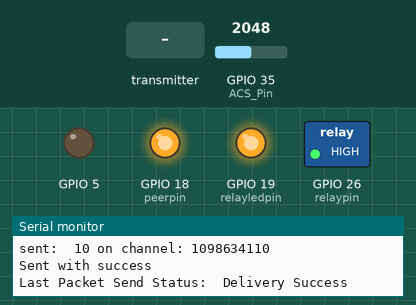
This sketch was run on a simulated ESP32. Parts: switched loads named in the sketch (green lamp = pin HIGH), output pins drawn as LEDs (lit = HIGH), the last lines printed to the serial monitor. Inputs (shaded band) come from the test bench; at power-on: GPIO 35 (ACS_Pin) = 2048. A WiFi scan finds three made-up networks; EEPROM starts erased.

Above: at 3.2 s.
3.3 s: the transmitter starts sending id = 0
At 3.6 s:
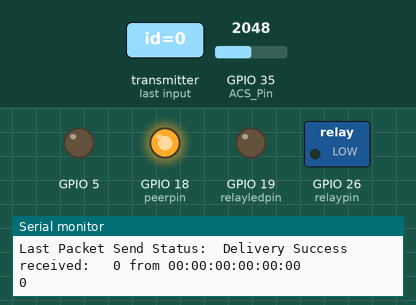
4.8 s: the transmitter starts sending State = 1
At 6.0 s:
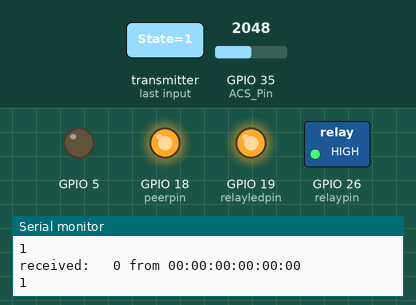
6.3 s: the transmitter starts sending State = 0
At 7.1 s:
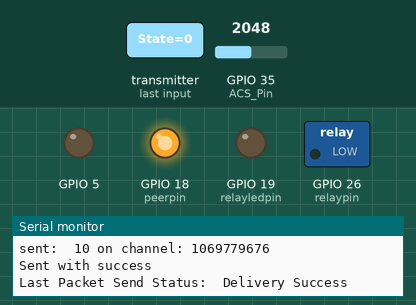
Timing chart, 0 to 9.3 s (numbered marks = the images above; inputs shaded):
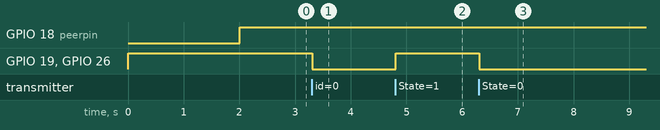

Measured:
- after the input at 3.3 s, GPIO 19 (relayledpin), GPIO 26 (relaypin): HIGH → LOW at once
- after the input at 4.8 s, GPIO 19 (relayledpin), GPIO 26 (relaypin): LOW → HIGH at once
- after the input at 6.3 s, GPIO 19 (relayledpin), GPIO 26 (relaypin): HIGH → LOW at once

The sketch:

brd_10_slave.ino
```cpp
#include <Arduino.h>
#include <Filters.h>                      //This library does a massive work check it's .cpp file


#include <WiFi.h>
#include <esp_wifi.h>
#include <esp_now.h>

#include <EEPROM.h>
#define EEPROM_SIZE 1

uint32_t last;

float ACS_Value;                              //Here we keep the raw data valuess
float testFrequency = 50;                    // test signal frequency (Hz)
float windowLength = 40.0/testFrequency;     // how long to average the signal, for statistist


float intercept = 0; // to be adjusted based on calibration testing
float slope = 0.016997792; // to be adjusted based on calibration testing
                      //Please check the ACS712 Tutorial video by SurtrTech to see how to get them because it depends on your sensor, or look below


float Amps_TRMS; // estimated actual current in amps

unsigned long printPeriod = 1000; // in milliseconds
// Track time in milliseconds since last reading
unsigned long previousMillis = 0;


const int analogVoltPin = 32;
#define ACS_Pin 35
int gridVolt = 0;
int current =0;
String success;
boolean RelayState;
int relaypin =26;
int relayledpin=19;
int peerpin=18;
int peerstate=0;
typedef struct struct_message {
    int id;
    int Volt;
    float Current;
    boolean State;

} struct_message;

// Create a struct_message called BME280Readings to hold sensor readings
struct_message myData;
struct_message board8;
// Create a struct_message to hold incoming sensor readings
struct_message incomingReadings;

typedef struct led_message {
    int id;
    boolean State;


} led_message;
// Create a struct_message called BME280Readings to hold sensor readings

led_message relayboard_10; //Her board için değişltirlecek

// ----------------------------------------------------------------------------
// WiFi handling
// ----------------------------------------------------------------------------

constexpr char WIFI_SSID[] = "FiberHGW_ZTXF6D_2.4GHz";

int32_t getWiFiChannel(const char *ssid) {

    if (int32_t n = WiFi.scanNetworks()) {
        for (uint8_t i=0; i<n; i++) {
            if (!strcmp(ssid, WiFi.SSID(i).c_str())) {
                return WiFi.channel(i);
            }
        }
    }

    return 0;
}

void OnDataSent(const uint8_t *mac_addr, esp_now_send_status_t status) {
  Serial.print("\r\nLast Packet Send Status:\t");
  Serial.println(status == ESP_NOW_SEND_SUCCESS ? "Delivery Success" : "Delivery Fail");
  if (status ==0){
    success = "Delivery Success :)";
    digitalWrite(5,0);
    digitalWrite(peerpin,1);
  }
  else{
    digitalWrite(5,1);
    success = "Delivery Fail :(";
    digitalWrite(5,1);
    digitalWrite(peerpin,0);

  }
}


void onReceive(const uint8_t *mac_addr, const uint8_t *data, int len) {

    Serial.printf("received: %3u from %02x:%02x:%02x:%02x:%02x:%02x\n",
        (uint8_t) *data,
        mac_addr[0], mac_addr[1], mac_addr[2], mac_addr[3], mac_addr[4], mac_addr[5]
    );

memcpy(&relayboard_10, data, sizeof(relayboard_10));

  RelayState=relayboard_10.State;
  EEPROM.write(0, RelayState);
  EEPROM.commit();
  Serial.println(RelayState);
  digitalWrite(relaypin, RelayState);
  digitalWrite(relayledpin, RelayState);

}

void initWiFi() {

    WiFi.mode(WIFI_MODE_APSTA);

    int32_t channel = getWiFiChannel(WIFI_SSID);

    // WiFi.printDiag(Serial);
    esp_wifi_set_promiscuous(true);
    esp_wifi_set_channel(channel, WIFI_SECOND_CHAN_NONE);
    esp_wifi_set_promiscuous(false);
    // WiFi.printDiag(Serial);
}

// ----------------------------------------------------------------------------
// ESP-NOW handling
// ----------------------------------------------------------------------------

constexpr uint8_t ESP_NOW_RECEIVER[] = { 0x30, 0xAE, 0xA4, 0x00, 0x0D, 0x8C };

esp_now_peer_info_t peerInfo;

void initEspNow() {

    if (esp_now_init() != ESP_OK) {
        Serial.println("ESP NOW failed to initialize");
        while (1);
    }
   esp_now_register_send_cb(OnDataSent);
   esp_now_register_recv_cb(onReceive);
    memcpy(peerInfo.peer_addr, ESP_NOW_RECEIVER, 6);
    peerInfo.ifidx   = WIFI_IF_STA;
    peerInfo.encrypt = false;

    if (esp_now_add_peer(&peerInfo) != ESP_OK) {
        Serial.println("ESP NOW pairing failure");
        while (1);
    }


}

// ----------------------------------------------------------------------------
// Initialization
// ----------------------------------------------------------------------------

void setup() {
    Serial.begin(115200);
    pinMode(analogVoltPin,INPUT);
    pinMode(ACS_Pin,INPUT);
    pinMode(relaypin,OUTPUT);
    pinMode(relayledpin,OUTPUT);
    pinMode(peerpin,OUTPUT);
    pinMode(5,OUTPUT);
    EEPROM.begin(EEPROM_SIZE);
    RelayState = EEPROM.read(0);
    digitalWrite(relaypin, RelayState);
    digitalWrite(relayledpin, RelayState);
    initWiFi();
    initEspNow();
    myData.id=10; // her board için değiştirilecek
    digitalWrite(5,1);

}

// ----------------------------------------------------------------------------
// Main control loop
// ----------------------------------------------------------------------------


void loop() {

 // Serial.println(analogRead(analogCurrentPin));

  RunningStatistics inputStats;                 // create statistics to look at the raw test signal
  inputStats.setWindowSecs( windowLength );     //Set the window length

  while( true ) {
    ACS_Value = analogRead(ACS_Pin);  // read the analog in value:
    inputStats.input(ACS_Value);  // log to Stats function

    if((unsigned long)(millis() - previousMillis) >= printPeriod) { //every second we do the calculation
      previousMillis = millis();   // update time

      Amps_TRMS = intercept + slope * inputStats.sigma();

      Serial.print( "\t Amps: " );
      Serial.println( Amps_TRMS );
      float watt = Amps_TRMS*220;
      myData.Current= Amps_TRMS;
      myData.Volt= watt;


    }
        if (millis() - last > 999) {

        esp_err_t result = esp_now_send(ESP_NOW_RECEIVER, (uint8_t *) &myData, sizeof(myData));

        Serial.printf("sent: %3u on channel: %u\n", myData, WiFi.channel());
    if (result == ESP_OK) {
      Serial.println("Sent with success");
      }
    else {
      Serial.println("Error sending the data");
         }
        last = millis();
    }
  }


 /*if(millis()> lastSample +1 ){
  int thisSample=analogRead(analogCurrentPin);
      //sampleSum += sq(analogRead(analogCurrentPin)-1340);
      if(thisSample>sampleMax){
        sampleMax=thisSample;
      }
      if(thisSample<sampleMin){
        sampleMin=thisSample;
      }
      sampleCount++;
      lastSample= millis();
    }
    if(sampleCount==1000){
      //ortalama alma  //rms hesaplama
      //float mean = sampleSum/sampleCount;
      //float value = sqrt(mean);
      float peakMv=sampleMax-sampleMin;
      //float avgMv=peakMv*0.707; //RMS

      //float factor=23.29411;
      float amper=peakMv;//avgMv/100;
      float watt = amper*220;
      myData.Current= amper;
      myData.Volt= watt;
      sampleCount=0;
      sampleMax=0;
    }
  */


}
```
